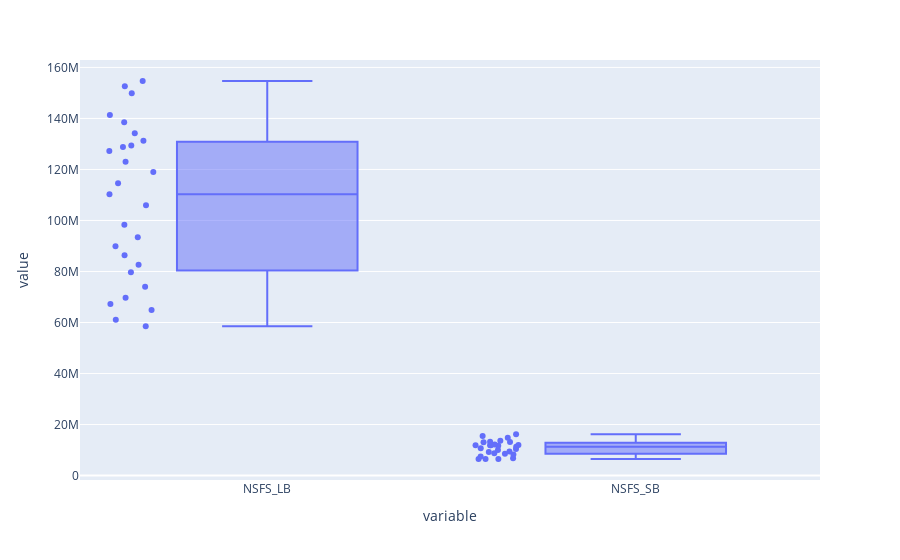

The notebook cell saved with this chart:
### Code cell
import plotly.express as px
data = df_row[['NSFS_LB','NSFS_SB']]
fig = px.box(data, points="all") #comparing the businesses scale
fig.show()

### Figure 1 — Plotly figure (JSON) as saved in the notebook; plotly's stock layout.template omitted (floating-point values rounded to 4 significant figures)
{"data": [{"alignmentgroup": "True", "boxpoints": "all", "hovertemplate": "variable=%{x}<br>value=%{y}<extra></extra>", "legendgroup": "", "marker": {"color": "#636efa"}, "name": "", "notched": false, "offsetgroup": "", "orientation": "v", "showlegend": false, "type": "box", "x": ["NSFS_LB", "NSFS_LB", "NSFS_LB", "NSFS_LB", "NSFS_LB", "NSFS_LB", "NSFS_LB", "NSFS_LB", "NSFS_LB", "NSFS_LB", "NSFS_LB", "NSFS_LB", "NSFS_LB", "NSFS_LB", "NSFS_LB", "NSFS_LB", "NSFS_LB", "NSFS_LB", "NSFS_LB", "NSFS_LB", "NSFS_LB", "NSFS_LB", "NSFS_LB", "NSFS_LB", "NSFS_LB", "NSFS_LB", "NSFS_LB", "NSFS_SB", "NSFS_SB", "NSFS_SB", "NSFS_SB", "NSFS_SB", "NSFS_SB", "NSFS_SB", "NSFS_SB", "NSFS_SB", "NSFS_SB", "NSFS_SB", "NSFS_SB", "NSFS_SB", "NSFS_SB", "NSFS_SB", "NSFS_SB", "NSFS_SB", "NSFS_SB", "NSFS_SB", "NSFS_SB", "NSFS_SB", "NSFS_SB", "NSFS_SB", "NSFS_SB", "NSFS_SB", "NSFS_SB", "NSFS_SB"], "x0": " ", "xaxis": "x", "y": [58511575, 61083531, 64897771, 67248351, 69686367, 74057362, 79679966, 82616317, 86383891, 89877542, 93402768, 98287261, 105940904, 110259807, 114577821, 119000184, 123058231, 127285296, 131303131, 128766333, 129399092, 134153704, 138459193, 141314588, 152624618, 149913430, 154679861, 6507534, 6502709, 6487803, 6758119, 7446960, 8266634, 8707523, 8523551, 9189094, 9419752, 10054181, 10377947, 11323718, 11888097, 10724004, 11832573, 11985704, 11851638, 12154130, 11665654, 13108361, 13046069, 13240463, 13680950, 14795736, 15539868, 16167972], "y0": " ", "yaxis": "y"}], "layout": {"boxmode": "group", "legend": {"tracegroupgap": 0}, "margin": {"t": 60}, "xaxis": {"anchor": "y", "domain": [0, 1], "title": {"text": "variable"}}, "yaxis": {"anchor": "x", "domain": [0, 1], "title": {"text": "value"}}}}
